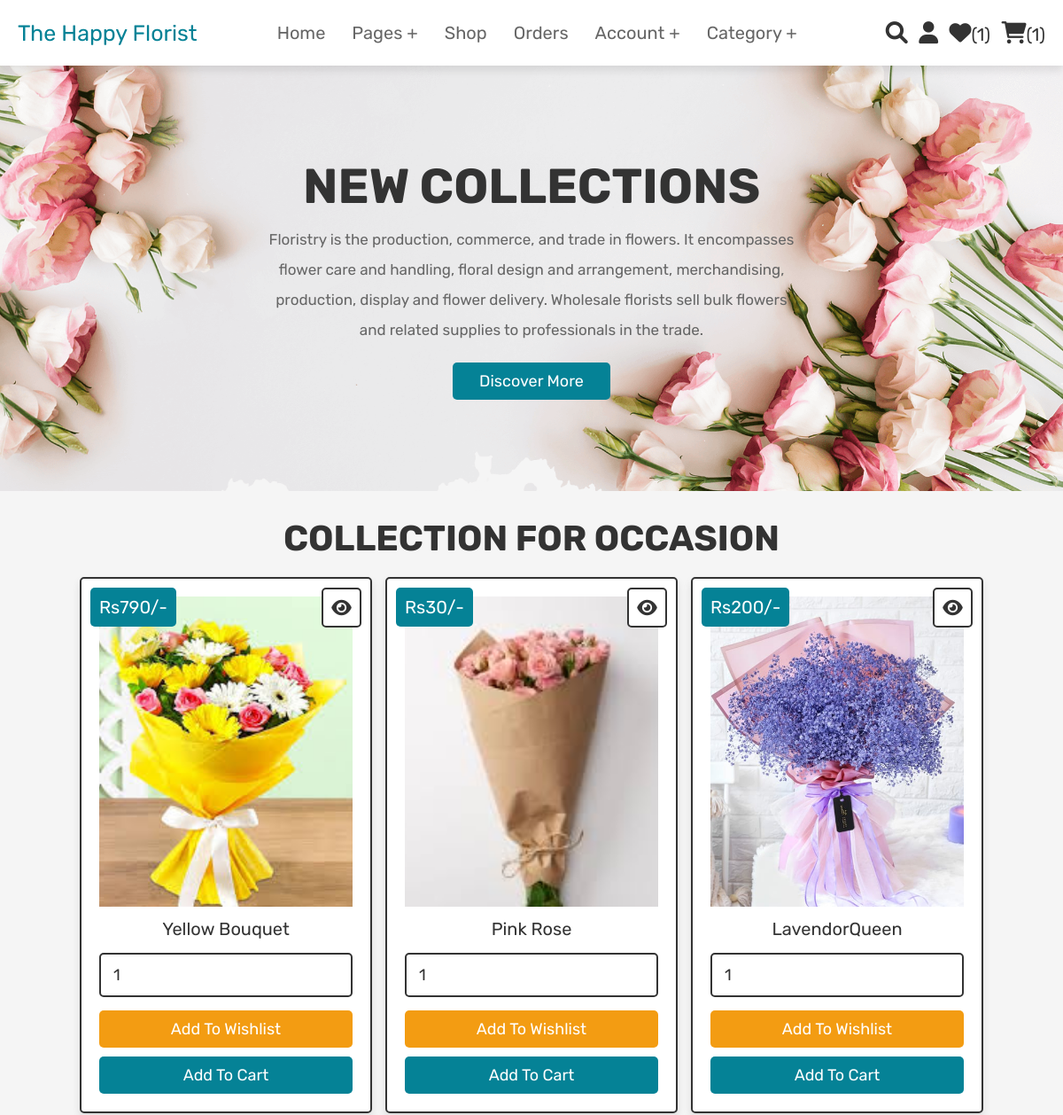
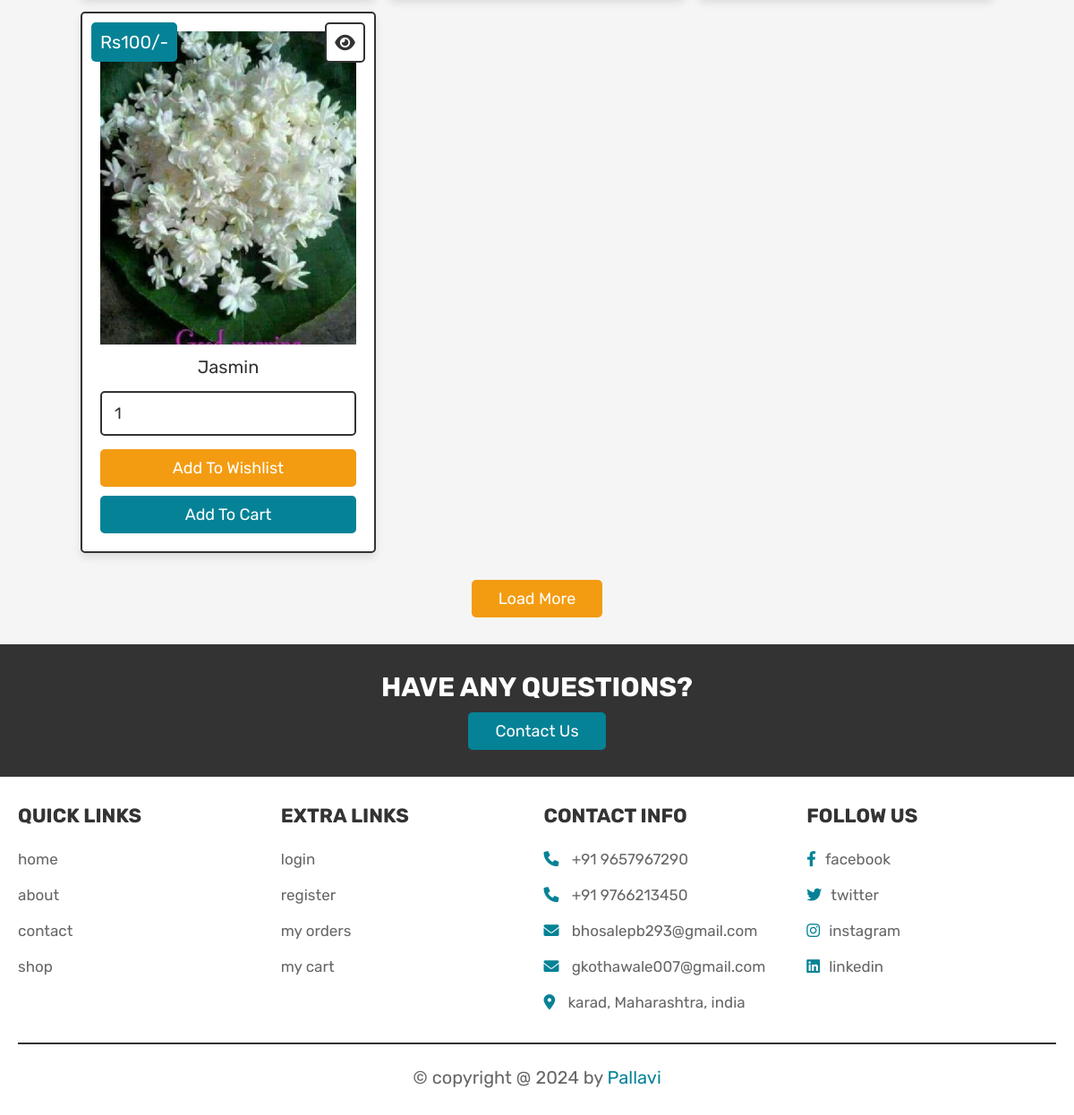
Screenshot of /occa.php (signed in) with the database file from the repository (2 pictures, top to bottom).
### tables this page shows
CREATE TABLE `products` (
  `id` int(100) NOT NULL,
  `name` varchar(100) NOT NULL,
  `details` varchar(500) NOT NULL,
  `price` int(100) NOT NULL,
  `image` varchar(100) NOT NULL,
  `type` varchar(40) DEFAULT NULL
);

### occa.php (the view, shortened to what this page needs)
<?php
@include 'config.php';
?>
<!DOCTYPE html>
<html lang="en">
<head>
   <link rel="stylesheet" href="https://cdnjs.cloudflare.com/ajax/libs/font-awesome/6.0.0/css/all.min.css">
   <link rel="stylesheet" href="css/style.css">
</head>
<body>
<?php @include 'header.php'; ?>
<section class="home">
   <div class="content">
      <h3>New Collections</h3>
      <p>Floristry is the production, commerce, and trade in flowers.
	 It encompasses flower care and handling, floral design and arrangement,
	merchandising, production, display and flower delivery.
	Wholesale florists sell bulk flowers and related supplies
	 to professionals in the trade.</p>
      <a href="about.php" class="btn">discover more</a>
   </div>
</section>
<section class="products">
   <h2 class="title">Collection for Occasion</h2>
   <div class="box-container">
      <?php
         $select_products = mysqli_query($conn, "SELECT * FROM `products` WHERE type='bouquet'") or die('query failed');
         if(mysqli_num_rows($select_products) > 0){
            while($fetch_products = mysqli_fetch_assoc($select_products)){
      ?>
      <form action="" method="POST" class="box">
         <a href="view_page.php?pid=<?php echo $fetch_products['id']; ?>" class="fas fa-eye"></a>
         <div class="price">Rs<?php echo $fetch_products['price']; ?>/-</div>
         <img src="uploaded_img/<?php echo $fetch_products['image']; ?>" alt="" class="image">
         <div class="name"><?php echo $fetch_products['name']; ?></div>
         <input type="number" name="product_quantity" value="1" min="0" class="qty">
         <input type="submit" value="add to wishlist" name="add_to_wishlist" class="option-btn">
         <input type="submit" value="add to cart" name="add_to_cart" class="btn">
      </form>
      <?php
         }
      }else{
         echo '<p class="empty">no products added yet!</p>';
      }
      ?>
   </div>
   <div class="more-btn">
      <a href="shop.php" class="option-btn">load more</a>
   </div>
</section>
<section class="home-contact">
   <div class="content">
      <h3>have any questions?</h3>
      <a href="contact.php" class="btn">contact us</a>
   </div>
</section>
<?php @include 'footer.php'; ?>
</body>
</html>

### style.css (style rules this page uses)
:root { --pink:#058296; --red:#c0392b; --orange:#f39c12; --black:#333; --white:#fff; --light-color:#666; --light-white:#ccc; --light-bg:#f5f5f5; --border:.2rem solid var(--black); --box-shadow:0 .5rem 1rem rgba(0,0,0,.1); }
* { font-family: 'Rubik', sans-serif; margin:0; padding:0; box-sizing: border-box; outline: none; border:none; text-decoration: none; transition:all .2s linear; }
html { font-size: 62.5%; overflow-x: hidden; scroll-behavior: smooth; scroll-padding-top: 6.5rem; }
body { background: var(--light-bg); }
section { padding:3rem 2rem; }
.btn, .delete-btn, .option-btn { display: inline-block; border-radius: .5rem; margin-top: 1rem; font-size: 1.8rem; color:var(--white); cursor: pointer; padding:1rem 3rem; text-transform: capitalize; }
.btn { background-color: var(--pink); }
.option-btn { background-color: var(--orange); }
.more-btn { margin-top: 2rem; text-align: center; }
.title { text-align: center; margin-bottom: 2rem; color:var(--black); text-transform: uppercase; font-size: 4rem; }
.home { min-height: 60vh; background:url(../images/home-bg.png) no-repeat; background-size: cover; background-position: center; display: flex; align-items: center; justify-content: center; }
.home .content { text-align: center; }
.home .content h3 { text-transform: uppercase; color:var(--black); font-size: 5.5rem; }
.home .content p { max-width: 60rem; margin:1rem auto; line-height:2; font-size: 1.7rem; color:var(--light-color); }
.products .box-container { max-width: 1200px; margin:0 auto; display: grid; grid-template-columns: repeat(auto-fit, 33rem); gap:1.5rem; align-items: flex-start; justify-content: center; }
.products .box-container .box { background-color: var(--white); border:var(--border); box-shadow: var(--box-shadow); border-radius: .5rem; padding:2rem; text-align: center; position: relative; }
.products .box-container .box .image { height: 35rem; width: 100%; object-fit: cover; }
.products .box-container .box .fa-eye, .products .box-container .box .price { position: absolute; top:1rem; border-radius: .5rem; }
.products .box-container .box .price { font-size: 2rem; padding:1rem; background-color: var(--pink); color:var(--white); left:1rem; }
.products .box-container .box .fa-eye { right:1rem; height: 4.5rem; width: 4.5rem; line-height: 4.2rem; font-size: 2rem; background-color: var(--white); color:var(--black); border:var(--border); }
.products .box-container .box .name { margin:1rem; font-size: 2rem; color:var(--black); }
.products .box-container .box .qty { width: 100%; padding:1.2rem 1.4rem; font-size: 1.8rem; color:var(--black); border:var(--border); border-radius: .5rem; margin:.5rem 0; }
.products .box-container .box .btn, .products .box-container .box .option-btn { width: 100%; }
.home-contact { background-color: var(--black); text-align: center; }
.home-contact .content { max-width: 50rem; margin:0 auto; }
.home-contact .content h3 { text-transform: uppercase; color:var(--white); font-size: 3rem; }

### rows the page displays
products: price "790", image (picture), name "Yellow Bouquet"
products: price "30", image (picture), name "Pink Rose"
products: price "200", image (picture), name "LavendorQueen"
products: price "100", image (picture), name "Jasmin"

### other values shown
$wishlist_num_rows "1"
$cart_num_rows "1"
